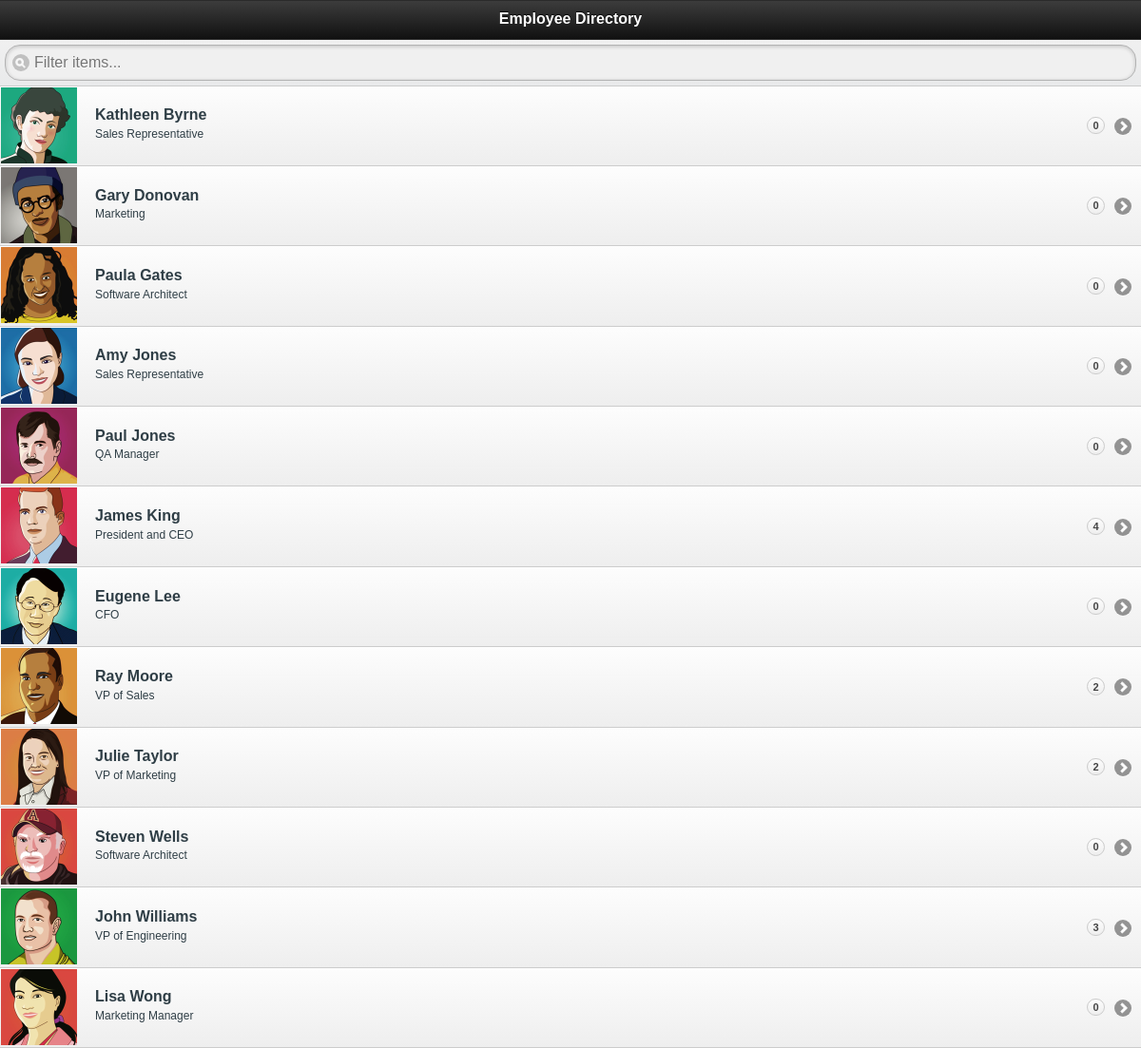
The page / on the database its author committed.
### tables this page shows
CREATE TABLE `employee` (
  `id` int(11) NOT NULL AUTO_INCREMENT,
  `firstName` varchar(30) NOT NULL,
  `lastName` varchar(30) NOT NULL,
  `managerId` int(11) NOT NULL,
  `title` varchar(45) NOT NULL,
  `department` varchar(45) NOT NULL,
  `officePhone` varchar(45) NOT NULL,
  `cellPhone` varchar(45) NOT NULL,
  `email` varchar(45) NOT NULL,
  `city` varchar(45) NOT NULL,
  `picture` varchar(250) NOT NULL,
  PRIMARY KEY (`id`)
);

### www/index.php (the view, shortened to what this page needs)
<!DOCTYPE HTML>
<html>
<head>
<link rel="stylesheet" href="css/jquery.mobile-1.0rc2.min.css" />
<link rel="stylesheet" href="css/styles.css" />
</head>
<body>
<div data-role="page" data-theme="b">
  <div data-role="header">
    <h1>Employee Directory</h1>
  </div>
  <div data-role="content">
    <ul data-role="listview" data-filter="true">
		<?php
		include 'config.php';
		$sql = "select e.id, e.firstName, e.lastName, e.title, e.picture, count(r.id) reportCount " .
				"from employee e left join employee r on r.managerId = e.id " .
				"group by e.id order by e.lastName, e.firstName";
		try {
			$dbh = new PDO("mysql:host=$dbhost;dbname=$dbname", $dbuser, $dbpass);
			$dbh->setAttribute(PDO::ATTR_ERRMODE, PDO::ERRMODE_EXCEPTION);
			$stmt = $dbh->query($sql);
			while ($emp = $stmt->fetch(PDO::FETCH_OBJ)) {
				echo "<li><a href='employeedetails.php?id=$emp->id'>" .
					"<img src='pics/$emp->picture'/>" .
					"<h4>$emp->firstName $emp->lastName</h4>" .
					"<p>$emp->title</p>" .
					"<span class='ui-li-count'>$emp->reportCount</span></a></li>";
			}
		} catch(PDOException $e) {
			echo $e->getMessage();
		}
		?>
	</ul>
  </div>
</div>
</body>
</html>

### rows shown on the page
employee: picture (picture), firstName "Kathleen", lastName "Byrne", title "Sales Representative", reportCount "0"
employee: picture (picture), firstName "Gary", lastName "Donovan", title "Marketing", reportCount "0"
employee: picture (picture), firstName "Paula", lastName "Gates", title "Software Architect", reportCount "0"
employee: picture (picture), firstName "Amy", lastName "Jones", title "Sales Representative", reportCount "0"
employee: picture (picture), firstName "Paul", lastName "Jones", title "QA Manager", reportCount "0"
employee: picture (picture), firstName "James", lastName "King", title "President and CEO", reportCount "4"
employee: picture (picture), firstName "Eugene", lastName "Lee", title "CFO", reportCount "0"
employee: picture (picture), firstName "Ray", lastName "Moore", title "VP of Sales", reportCount "2"
employee: picture (picture), firstName "Julie", lastName "Taylor", title "VP of Marketing", reportCount "2"
employee: picture (picture), firstName "Steven", lastName "Wells", title "Software Architect", reportCount "0"
employee: picture (picture), firstName "John", lastName "Williams", title "VP of Engineering", reportCount "3"
employee: picture (picture), firstName "Lisa", lastName "Wong", title "Marketing Manager", reportCount "0"
